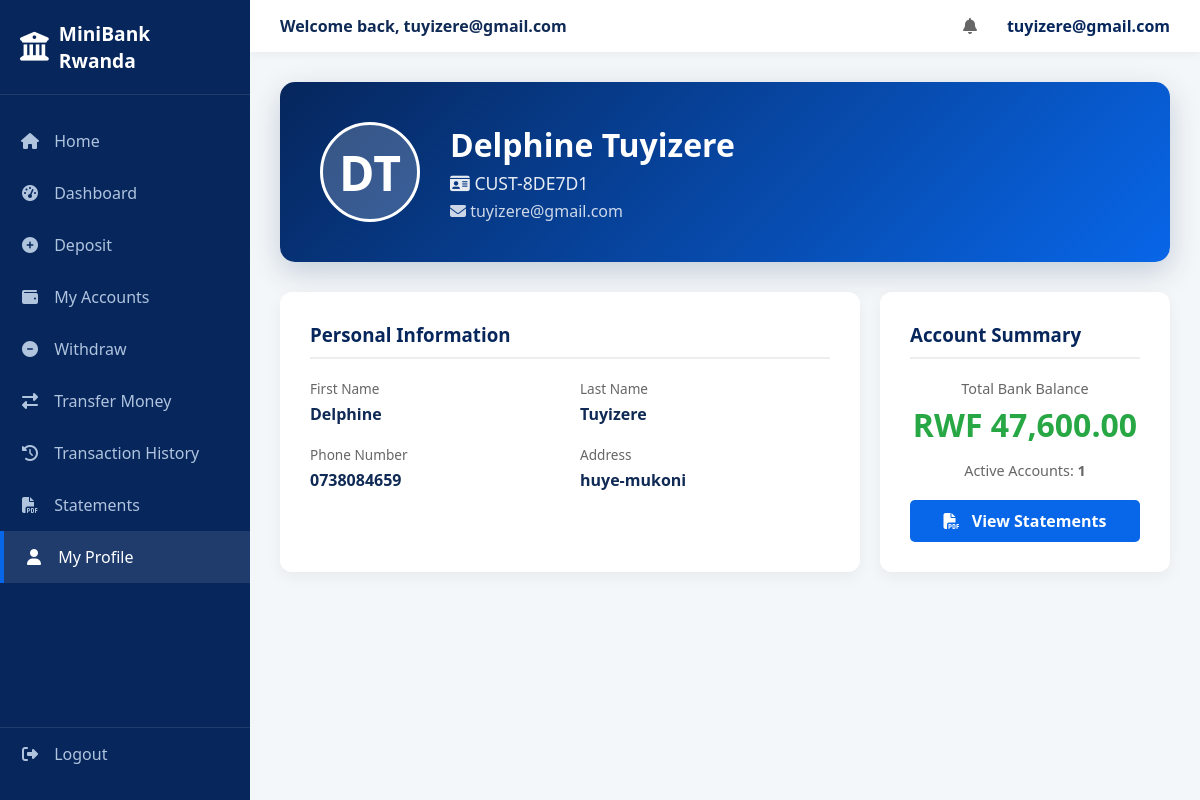
The page /public/customer/profile.php (signed in) on the database its author committed.
### tables this page shows
CREATE TABLE `customers` (
  `id` int(11) NOT NULL AUTO_INCREMENT,
  `user_id` int(11) NOT NULL,
  `customer_number` varchar(20) NOT NULL,
  `first_name` varchar(50) NOT NULL,
  `last_name` varchar(50) NOT NULL,
  `phone` varchar(20) DEFAULT NULL,
  `address` text DEFAULT NULL,
  `created_at` timestamp NOT NULL DEFAULT current_timestamp(),
  PRIMARY KEY (`id`),
  UNIQUE KEY `customer_number` (`customer_number`),
  KEY `user_id` (`user_id`),
  CONSTRAINT `customers_ibfk_1` FOREIGN KEY (`user_id`) REFERENCES `users` (`id`) ON DELETE CASCADE
);

CREATE TABLE `users` (
  `id` int(11) NOT NULL AUTO_INCREMENT,
  `email` varchar(100) NOT NULL,
  `password_hash` varchar(255) NOT NULL,
  `role` enum('admin','customer') DEFAULT 'customer',
  `status` enum('active','suspended') DEFAULT 'active',
  `created_at` timestamp NOT NULL DEFAULT current_timestamp(),
  PRIMARY KEY (`id`),
  UNIQUE KEY `email` (`email`)
);

### app/Core/Database.php (called while the page is built, shortened)
<?php
class Database {
    private static $instance = null;
    private function __construct() {
        try {
            $this->pdo = new PDO("mysql:host=".DB_HOST.";dbname=".DB_NAME.";charset=utf8mb4", DB_USER, DB_PASS, [
                PDO::ATTR_ERRMODE => PDO::ERRMODE_EXCEPTION,
                PDO::ATTR_DEFAULT_FETCH_MODE => PDO::FETCH_ASSOC,
                PDO::ATTR_EMULATE_PREPARES => false
            ]);
        } catch (PDOException $e) {
            Logger::log("DB Connection Failed: " . $e->getMessage(), 'CRITICAL');
            die("Database connection failed. Check .env settings.");
        }
    }
    public static function getInstance() {
        if (!self::$instance) self::$instance = new Database();
        return self::$instance->pdo;
    }
}
?>

### app/Core/Auth.php (called while the page is built, shortened)
<?php
class Auth {
    public static function user() {
        return [
            'id' => $_SESSION['user_id'] ?? null,
            'role' => $_SESSION['role'] ?? null,
            'name' => $_SESSION['name'] ?? 'User',
            'email' => $_SESSION['email'] ?? ''
        ];
    }
}
?>

### app/Models/User.php (called while the page is built, shortened)
<?php
require_once __DIR__ . '/../Core/Database.php';
class User {
    private $db;
    public function __construct() {
        $this->db = Database::getInstance();
    }
        public function getProfile($userId) {
        $stmt = $this->db->prepare("
            SELECT c.*, u.email, u.status as user_status
            FROM customers c
            JOIN users u ON c.user_id = u.id
            WHERE u.id = ?
        ");
        $stmt->execute([$userId]);
        $profile = $stmt->fetch();
        return $profile;
    }
}
?>

### app/Models/Account.php (called while the page is built, shortened)
<?php
require_once __DIR__ . '/../Core/Database.php';
class Account {
    private $db;
    public function __construct() {
        $this->db = Database::getInstance();
    }
    public function getByCustomer($userId) {
        $stmt = $this->db->prepare("
            SELECT a.* FROM accounts a
            JOIN customers c ON a.customer_id = c.id
            WHERE c.user_id = ?
        ");
        $stmt->execute([$userId]);
        return $stmt->fetchAll();
    }
    public function getTotalBalance($userId) {
        $stmt = $this->db->prepare("
            SELECT SUM(a.balance) as total FROM accounts a
            JOIN customers c ON a.customer_id = c.id
            WHERE c.user_id = ? AND a.status = 'active'
        ");
        $stmt->execute([$userId]);
        $res = $stmt->fetch();
        return $res['total'] ?? 0.00;
    }
}
?>

### app/Helpers/functions.php (called while the page is built, shortened)
<?php
require_once __DIR__ . '/../Core/Database.php';
function formatRWF($amount) {
    return 'RWF ' . number_format((float)$amount, 2);
}
?>

### public/customer/profile.php (the view, shortened to what this page needs)
<?php
require_once '../../app/Views/layouts/header.php';
require_once '../../app/Models/User.php';
require_once '../../app/Models/Account.php';
$userModel = new User();
$accountModel = new Account();
$profile = $userModel->getProfile($user['id']);
$accounts = $accountModel->getByCustomer($user['id']);
$totalBalance = $accountModel->getTotalBalance($user['id']);
?>
<div style="max-width: 900px; margin: 0 auto;">
    <div style="background: linear-gradient(135deg, var(--primary-navy) 0%, var(--primary-blue) 100%); border-radius: 15px; padding: 40px; color: white; display: flex; align-items: center; gap: 30px; margin-bottom: 30px; box-shadow: 0 10px 30px rgba(6,38,92,0.2);">
        <div style="width: 100px; height: 100px; background: rgba(255,255,255,0.2); border-radius: 50%; display: flex; align-items: center; justify-content: center; font-size: 3rem; font-weight: bold; border: 3px solid white;">
            <?= strtoupper(substr($profile['first_name'], 0, 1) . substr($profile['last_name'], 0, 1)) ?>
        </div>
        <div>
            <h2 style="margin: 0 0 5px 0; font-size: 2rem;"><?= htmlspecialchars($profile['first_name'] . ' ' . $profile['last_name']) ?></h2>
            <p style="margin: 0; opacity: 0.9; font-size: 1.1rem;"><i class="fas fa-id-card"></i> <?= htmlspecialchars($profile['customer_number']) ?></p>
            <p style="margin: 5px 0 0 0; opacity: 0.8;"><i class="fas fa-envelope"></i> <?= htmlspecialchars($profile['email']) ?></p>
        </div>
    </div>
    <div style="display: grid; grid-template-columns: 2fr 1fr; gap: 20px;">
        <div style="background: white; border-radius: 12px; padding: 30px; box-shadow: 0 5px 15px rgba(0,0,0,0.05);">
            <h3 style="color: var(--primary-navy); margin-top: 0; border-bottom: 2px solid #eee; padding-bottom: 10px;">Personal Information</h3>
            <div style="display: grid; grid-template-columns: 1fr 1fr; gap: 20px; margin-top: 20px;">
                <div>
                    <p style="color: #666; font-size: 0.85rem; margin-bottom: 5px;">First Name</p>
                    <p style="font-weight: 600; color: var(--text-dark); margin: 0;"><?= htmlspecialchars($profile['first_name']) ?></p>
                </div>
                <div>
                    <p style="color: #666; font-size: 0.85rem; margin-bottom: 5px;">Last Name</p>
                    <p style="font-weight: 600; color: var(--text-dark); margin: 0;"><?= htmlspecialchars($profile['last_name']) ?></p>
                </div>
                <div>
                    <p style="color: #666; font-size: 0.85rem; margin-bottom: 5px;">Phone Number</p>
                    <p style="font-weight: 600; color: var(--text-dark); margin: 0;"><?= htmlspecialchars($profile['phone'] ?? 'N/A') ?></p>
                </div>
                <div>
                    <p style="color: #666; font-size: 0.85rem; margin-bottom: 5px;">Address</p>
                    <p style="font-weight: 600; color: var(--text-dark); margin: 0;"><?= htmlspecialchars($profile['address'] ?? 'N/A') ?></p>
                </div>
            </div>
        </div>
        <div style="background: white; border-radius: 12px; padding: 30px; box-shadow: 0 5px 15px rgba(0,0,0,0.05);">
            <h3 style="color: var(--primary-navy); margin-top: 0; border-bottom: 2px solid #eee; padding-bottom: 10px;">Account Summary</h3>
            <div style="margin-top: 20px; text-align: center;">
                <p style="color: #666; font-size: 0.9rem; margin-bottom: 5px;">Total Bank Balance</p>
                <h2 style="color: #28a745; font-size: 2rem; margin: 0 0 15px 0;"><?= formatRWF($totalBalance) ?></h2>
                <p style="color: #666; font-size: 0.9rem;">Active Accounts: <strong><?= count($accounts) ?></strong></p>
            </div>
            <a href="statement.php" class="btn btn-primary" style="display: block; text-align: center; margin-top: 20px; text-decoration: none;"><i class="fas fa-file-pdf"></i> View Statements</a>
        </div>
    </div>
</div>
<?php require_once '../../app/Views/layouts/footer.php'; ?>

### public/assets/css/style.css (style rules this page uses)
:root { --primary-navy: #06265C; --primary-blue: #0866E8; --light-blue: #EAF3FF; --white: #FFFFFF; --text-dark: #102A56; --success: #28a745; --danger: #dc3545; --font-family: 'Segoe UI', Tahoma, Geneva, Verdana, sans-serif; }
* { margin: 0; padding: 0; box-sizing: border-box; font-family: var(--font-family); }
body { background-color: #f4f7f6; color: var(--text-dark); }
a { text-decoration: none; color: inherit; }
.btn { padding: 10px 20px; border-radius: 5px; font-weight: 600; cursor: pointer; display: inline-block; transition: 0.3s; border: none; }
.btn-primary { background: var(--primary-blue); color: var(--white); }
.btn i { margin-right: 8px; }
.dashboard-body { display: flex; height: 100vh; background: #f4f7f9; }

### rows shown on the page
customers: first_name+last_name "DT", first_name+last_name "Delphine Tuyizere", customer_number "CUST-8DE7D1", user.email "tuyizere@gmail.com", first_name "Delphine", last_name "Tuyizere", phone "0738084659", address "huye-mukoni"

### other values the page prints
$settings['site_name'] "MiniBank Rwanda"
$user['email'] "tuyizere@gmail.com"
formatRWF($totalBalance) "RWF 47,600.00"
count($accounts) "1"
